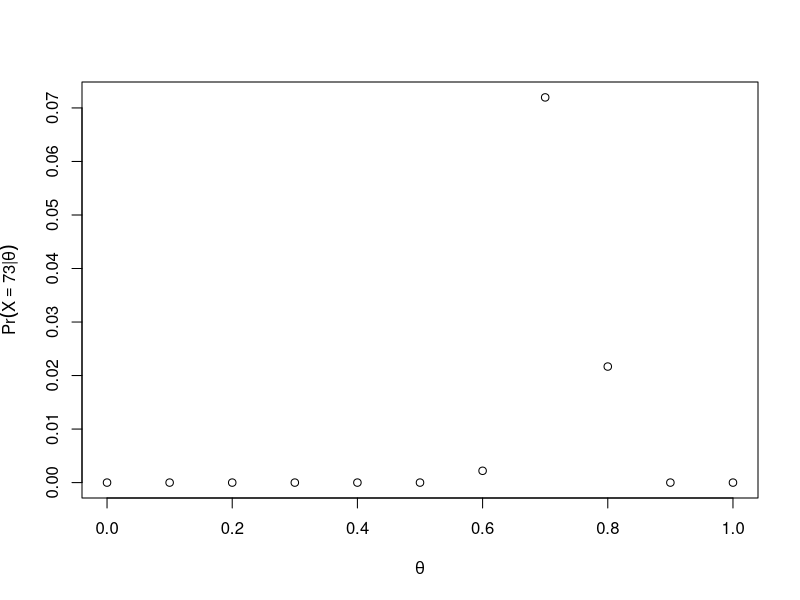
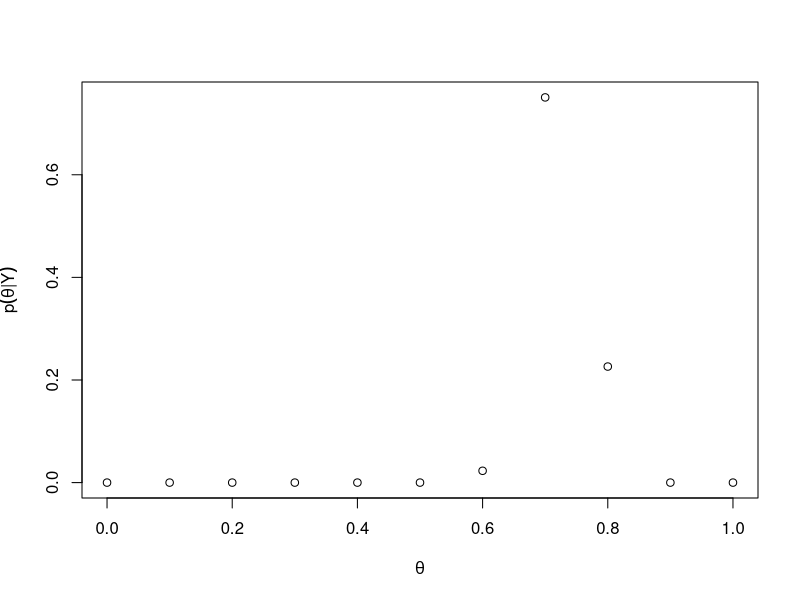
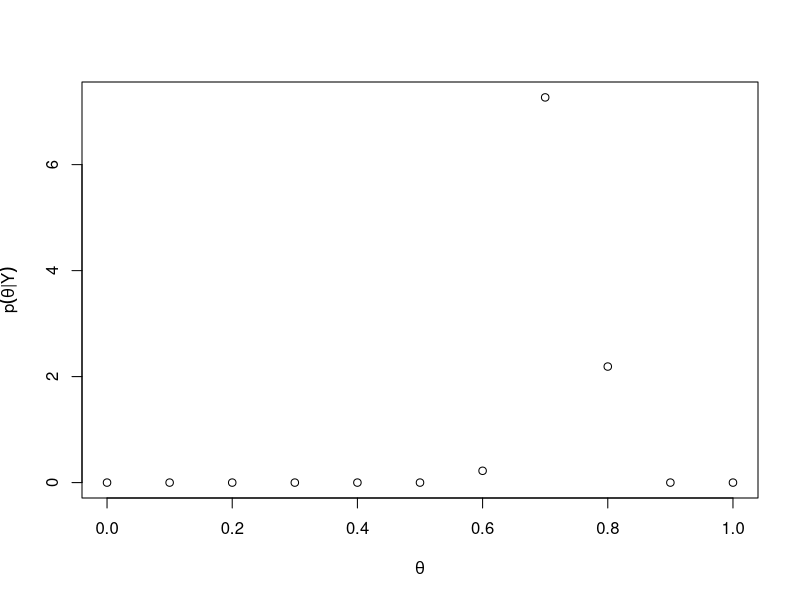
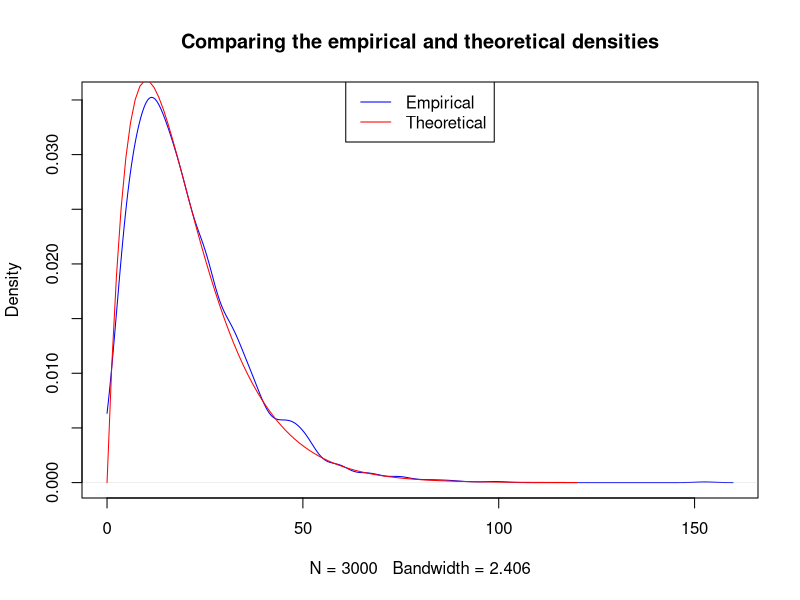
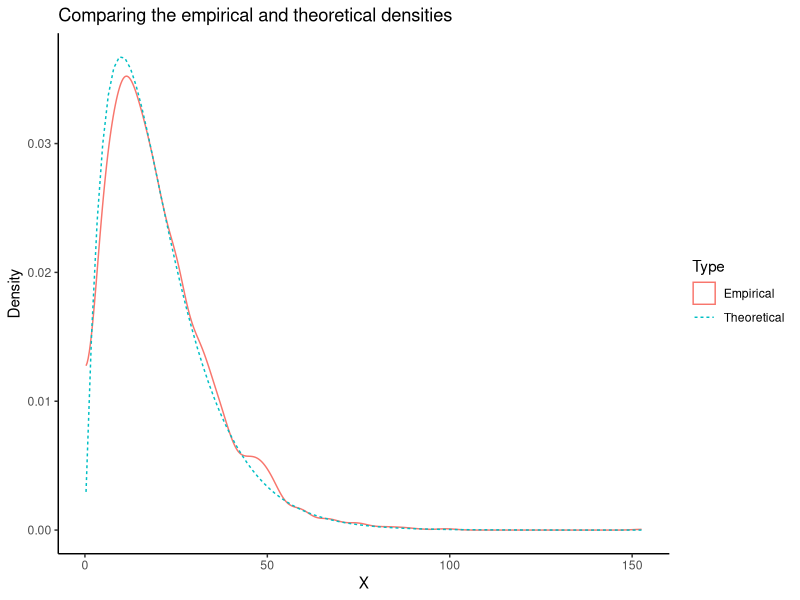
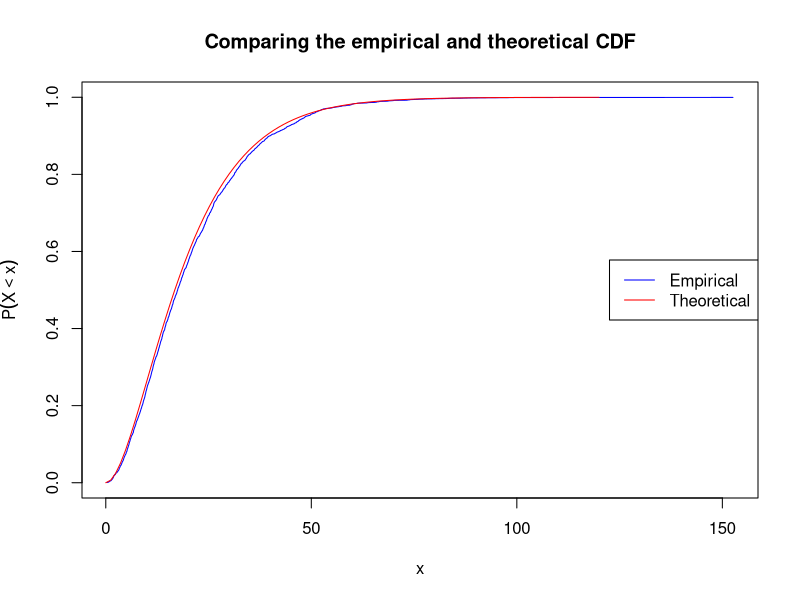
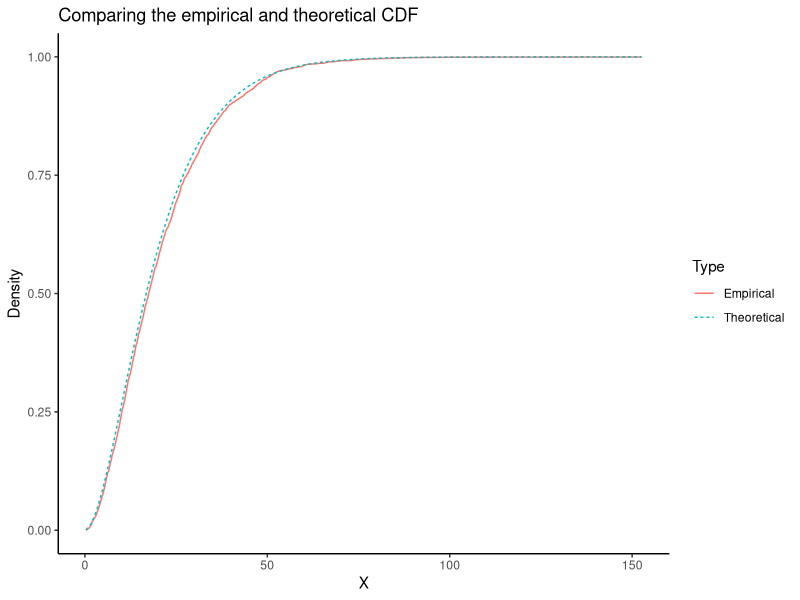

The R script that drew these images, in order:
## ---- chunk 1
#| echo: fenced
#| layout: [[2, 4]]
# Include your code here

my_likelihood <- function(theta) {
    choose(100, 73) * exp(73 * log(theta) + 27 * log(1 - theta))
}

thetas <- seq(0, 1, by = 0.1)
result <- my_likelihood(thetas)

data.frame(theta = thetas, likelihood = result)

plot(
    thetas, 
    result, 
    xlab = expression(theta), 
    ylab = expression(Pr(X==73*"|"*theta))
)
## ---- chunk 2
#| echo: fenced
#| layout: [[2, 4]]
# Include your code here

my_posterior <- function(theta) {
    theta_seq <- seq(0, 1, by = 0.1)
    C <- sum(exp(73 * log(theta_seq) + 27 * log(1 - theta_seq)))
    exp(73 * log(theta) + 27 * log(1 - theta)) / C
}

thetas <- seq(0, 1, by = 0.1)
posterior <- my_posterior(thetas)

data.frame(theta = thetas, posterior = posterior)

plot(
    thetas, 
    posterior, 
    xlab = expression(theta), 
    ylab = expression(p(theta*"|"*Y))
)
## ---- chunk 3
#| echo: fenced
#| layout: [[2, 4]]
# Include your code here
thetas <- seq(0, 1, by = 0.1)
posterior <- dbeta(thetas, 73 + 1, 27 + 1)

data.frame(theta = thetas, posterior = posterior)

plot(
    thetas, 
    posterior, 
    xlab = expression(theta), 
    ylab = expression(p(theta*"|"*Y))
)
## ---- chunk 4
1 - pbeta(0.8, 73 + 1, 27 + 1)
## ---- chunk 5
#| echo: fenced
# Include your code here
B <- 3000
alpha <- 2
beta <- 0.1
X <- rgamma(n = B, shape = alpha, rate = beta)

theoretical_mean <- alpha / beta
theoretical_sd <- sqrt(alpha / beta^2)

obs_mean <- mean(X)
obs_sd <- sd(X)

data.frame(
    theoretical_mean,
    obs_mean,
    theoretical_sd,
    obs_sd
)
## ---- chunk 6
#| echo: fenced
# Include your code here

x_dens <- density(X, from = 0)

plot(
    x_dens, 
    main = "Comparing the empirical and theoretical densities", 
    col = "blue"
)
curve(
    dgamma(x, shape = alpha, rate = beta), 
    from = 0, to = 120, 
    add = TRUE, 
    col = "red"
)
legend(
    "top", 
    c("Empirical", "Theoretical"), 
    col = c("blue", "red"), 
    lty = 1
)
## ---- chunk 7
#| echo: fenced
#| output: false
library(dplyr)
library(ggplot2)
theme_set(theme_classic())
## ---- chunk 8
#| echo: fenced
tibble(
    X = X
) |> 
    ggplot(aes(X)) +
    geom_density(
        bounds = c(0, Inf),
        aes(color = "Empirical", lty = "Empirical")
        ) +
    stat_function(
        fun = function(x) dgamma(x, shape =alpha, rate = beta),
        geom = "line",
        aes(color = "Theoretical", lty = "Theoretical")
    ) +
    labs(
        color = "Type",
        linetype = "Type",
        x = "X",
        y = "Density",
        title = "Comparing the empirical and theoretical densities"
    )
## ---- chunk 9
#| echo: fenced
# Include your code here
X_sorted <- sort(X)
quantile <- seq_along(X_sorted) / (length(X_sorted) + 1)

plot(
    X_sorted, quantile, 
    type = "l", 
    col = "blue", 
    main = "Comparing the empirical and theoretical CDF",
    xlab = "x",
    ylab = expression(P(X<x))
)
curve(
    pgamma(x, shape = alpha, rate = beta), 
    from = 0, to = 120, 
    add = TRUE, 
    col = "red"
)
legend(
    "right", 
    c("Empirical", "Theoretical"),
    col = c("blue", "red"), 
    lty = 1
)
## ---- chunk 10
#| echo: fenced

library(dplyr)
library(ggplot2)
tibble(
    X = X
) |> 
    arrange(X) |> 
    mutate(
        empirical = row_number() / (n() + 1)
    ) |> 
    ggplot(aes(X)) +
    geom_line(
        aes(y = empirical, color = "Empirical", lty = "Empirical")
        ) +
    stat_function(
        fun = function(x) pgamma(x, shape =alpha, rate = beta),
        geom = "line",
        aes(color = "Theoretical", lty = "Theoretical")
    ) +
    labs(
        color = "Type",
        linetype = "Type",
        x = "X",
        y = "Density",
        title = "Comparing the empirical and theoretical CDF"
    )
